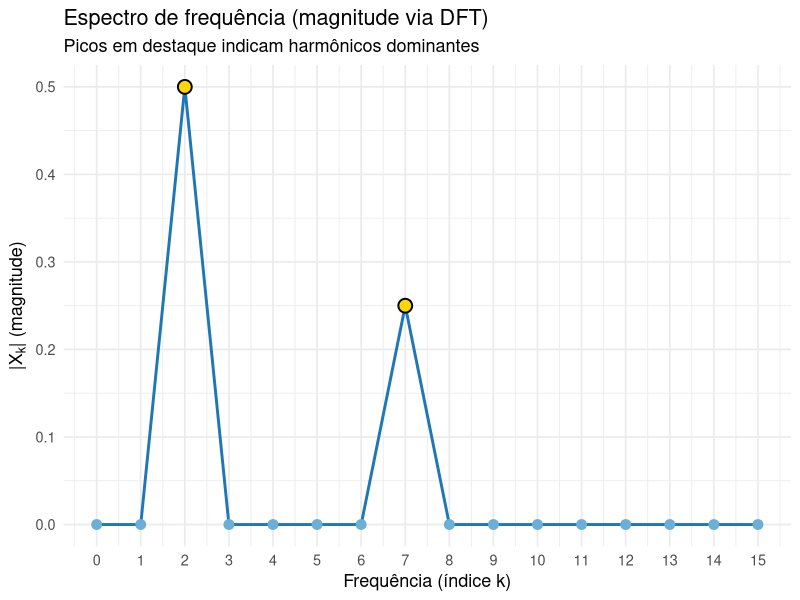
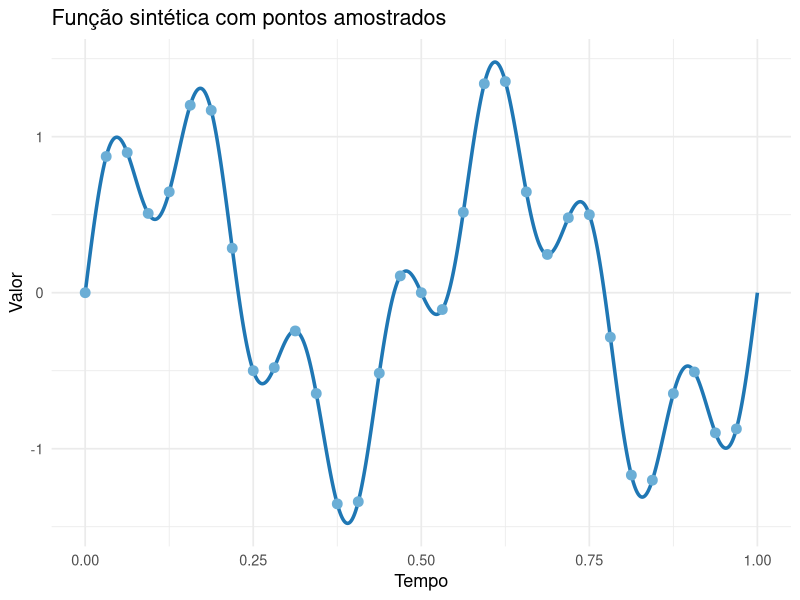
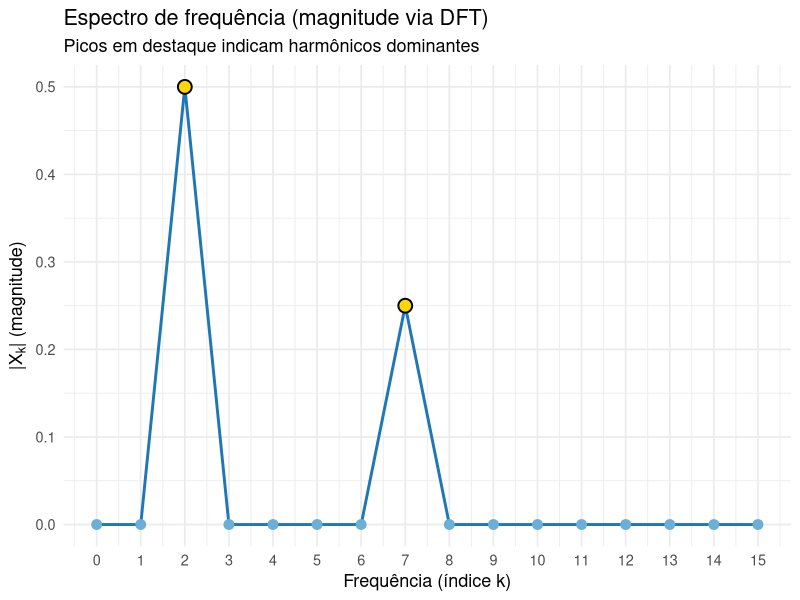
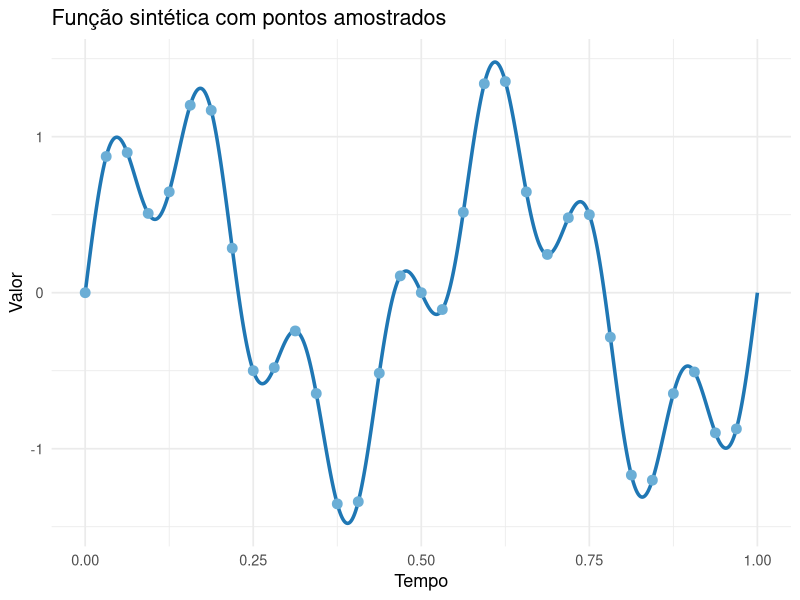

Write the R code that produced these figures, in order.
library(ggplot2)
library(dplyr)
library(tibble)
library(viridis)

# ----- Parâmetros -----
N <- 32                # número de pontos amostrados
t_cont <- seq(0, 1, length.out = 1000)  # tempo contínuo (para função suave)
t_disc <- seq(0, 1 - 1/N, length.out = N)   # 0 … (N‑1)/N  ← ponto 1 fica de fora

# Frequências das senoides
f1 <- 2
f2 <- 7

# ----- 1. Definir função sintética -----
f_cont <- sin(2 * pi * f1 * t_cont) + 0.5 * sin(2 * pi * f2 * t_cont)
f_disc <- sin(2 * pi * f1 * t_disc) + 0.5 * sin(2 * pi * f2 * t_disc)

# ----- 2. Plotar função contínua com pontos amostrados -----
df_funcao <- tibble(t = t_cont, y = f_cont)
df_pontos <- tibble(t = t_disc, y = f_disc)

DFT <- function(f) {
  N <- length(f)
  m <- 0:(N - 1)
  n <- 0:(N - 1)
  
  # Criar matriz de exponenciais: cada linha para um m, cada coluna para um n
  W <- outer(m, n, function(m, n) exp(-1i * 2 * pi * m * n / N))
  
  # Produto matriz por vetor
  F <- W %*% f
  
  return(as.vector(F))
}


# ----- 3. Calcular DFT com DFT -----
X <- DFT(f_disc)
modulo <- Mod(X) / N  # normalizado
frequencias <- 0:(N - 1)

# Manter apenas a metade até a frequência de Nyquist
nyquist <- floor(N / 2)
df_espectro <- tibble(frequencia = frequencias[1:nyquist], magnitude = modulo[1:nyquist])

# Destacar picos (acima de um limiar ou os N maiores)
limiar <- max(df_espectro$magnitude) * 0.95  # 95% do valor máximo
df_espectro <- df_espectro %>%
  mutate(destacar = magnitude >= limiar)

# Depois de criar `df_espectro`
top_n <- 2
df_espectro <- df_espectro |>
  mutate(destacar = rank(-magnitude, ties.method = "first") <= top_n)


## ── Função sintética ───────────────────────────────────────────────
funcao_sintetica <- ggplot() +
  geom_line(data = df_funcao, aes(t, y), color = "#1f77b4", linewidth = 1.2) +
  geom_point(data = df_pontos, aes(t, y), color = "#6baed6", size = 3) +
  labs(title = "Função sintética com pontos amostrados",
       x = "Tempo", y = "Valor") +
  theme_minimal(base_size = 13) +
  theme(legend.position = "none")

## ── Espectro de frequência ─────────────────────────────────────────
espectro_da_frequencia <- ggplot(df_espectro, aes(frequencia, magnitude)) +
  geom_line(color = "#1f77b4", linewidth = 1) +
  geom_point(color = "#6baed6", size = 3) +
  geom_point(data = filter(df_espectro, destacar),
             aes(frequencia, magnitude),
             shape = 21, size = 4, stroke = 1,
             fill = "gold", color = "black") +
  scale_x_continuous(breaks = df_espectro$frequencia) +
  labs(title    = "Espectro de frequência (magnitude via DFT)",
       subtitle = "Picos em destaque indicam harmônicos dominantes",
       x = "Frequência (índice k)",
       y = expression("|X"["k"]*"| (magnitude)")) +
  theme_minimal(base_size = 13) +
  theme(legend.position = "none")

# Criar tibble com os 10 primeiros valores
tibble_resultado <- tibble(
  ponto = 0:9,
  f_amostrado = round(f_disc[1:10], 3),
  X_complexo = round(X[1:10], 3)
)

print(tibble_resultado)


salvar_tabela_unica_tex <- function(tabela, nome_arquivo, caption = NULL) {
  dir.create(dirname(nome_arquivo), showWarnings = FALSE, recursive = TRUE)
  
  tabela %>%
    kableExtra::kbl(format = "latex", booktabs = TRUE, caption = caption) %>%
    kableExtra::save_kable(nome_arquivo)
  
  message("Tabela salva: ", nome_arquivo)
}

salvar_tabela_unica_tex(
  tibble_resultado,
  "tibble_exemplo_tex.tex",
  caption = "Primeiros 10 pontos e seus respectivos coeficientes"
)

salva_grafico_singular_pdf <- function(grafico, nome_arquivo = "grafico.pdf", 
                                       pasta_saida = "graficos_pdf", 
                                       largura = 8, altura = 5, unidades = "in") {
  # Cria a pasta de saída se não existir
  if (!dir.exists(pasta_saida)) {
    dir.create(pasta_saida, recursive = TRUE)
  }
  
  # Caminho completo para salvar
  caminho_completo <- file.path(pasta_saida, nome_arquivo)
  
  # Salvar o gráfico
  ggsave(
    filename = caminho_completo,
    plot = grafico,
    width = largura,
    height = altura,
    units = unidades,
    device = "pdf"
  )
  
  message("✅ Gráfico salvo em: ", normalizePath(caminho_completo))
}

espectro_da_frequencia
funcao_sintetica
# salvar_tabela_unica_tex
salva_grafico_singular_pdf(espectro_da_frequencia, nome_arquivo = "espectro_da_frequencia_exemplo.pdf", pasta_saida = "graficos_pdf", 
                            largura = 8, altura = 5, unidades = "in")
salva_grafico_singular_pdf(funcao_sintetica, nome_arquivo = "funcao_sintetica_exemplo.pdf", pasta_saida = "graficos_pdf", 
                           largura = 8, altura = 5, unidades = "in")
